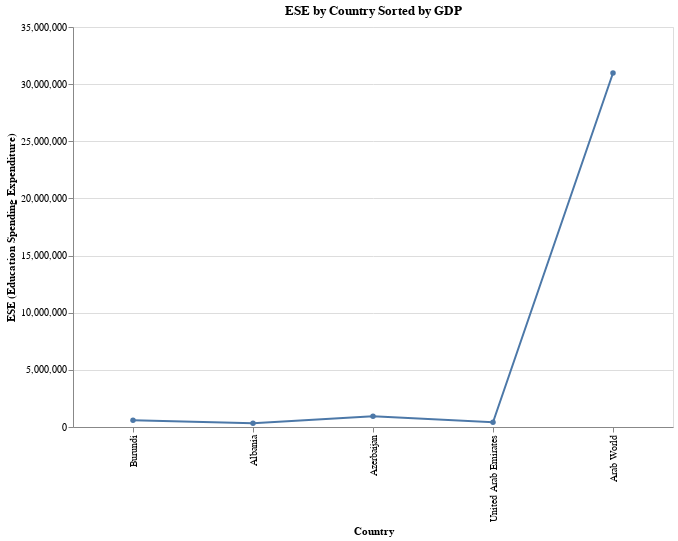

This figure's notebook cell:
### Code cell
# Line Chart Visualizing ESE over Countries Sorted by GDP
sorted_df = df.sort_values(by='GDP')

line_chart = alt.Chart(sorted_df).mark_line(point=True).encode(
    x=alt.X('Country Name:N', sort=sorted_df['Country Name'].tolist(), title='Country'),
    y=alt.Y('ESE', title='ESE (Education Spending Expenditure)'),
    tooltip=['Country Name', 'GDP', 'ESE']
).properties(
    title='ESE by Country Sorted by GDP',
    width=600,
    height=400
).interactive()

line_chart.show()

### Figure 1 — Vega-Lite specification as saved in the notebook (floating-point values rounded to 4 significant figures)
{"config": {"view": {"continuousWidth": 300, "continuousHeight": 300}}, "data": {"name": "data-0358639782e6fc99a228aebcc3859ecc"}, "mark": {"type": "line", "point": true}, "encoding": {"tooltip": [{"field": "Country Name", "type": "nominal"}, {"field": "GDP", "type": "quantitative"}, {"field": "ESE", "type": "quantitative"}], "x": {"field": "Country Name", "sort": ["Burundi", "Albania", "Azerbaijan", "United Arab Emirates", "Arab World"], "title": "Country", "type": "nominal"}, "y": {"field": "ESE", "title": "ESE (Education Spending Expenditure)", "type": "quantitative"}}, "height": 400, "params": [{"name": "param_14", "select": {"type": "interval", "encodings": ["x", "y"]}, "bind": "scales"}], "title": "ESE by Country Sorted by GDP", "width": 600, "$schema": "https://vega.github.io/schema/vega-lite/v5.17.0.json", "datasets": {"data-0358639782e6fc99a228aebcc3859ecc": [{"Country Name": "Burundi", "PPT": 10816860, "GDP": 3094000000.0, "PRPE": 24.25, "OOCP": 69246, "ESE": 583308, "EPE": 2046794, "UNEMP": 6.9, "LEB": 56.69, "TDP": 6}, {"Country Name": "Albania", "PPT": 2893654, "GDP": 13220000000.0, "PRPE": 0.73, "OOCP": 7097, "ESE": 333291, "EPE": 195720, "UNEMP": 16.1, "LEB": 77.83, "TDP": 5}, {"Country Name": "Azerbaijan", "PPT": 9535079, "GDP": 75200000000.0, "PRPE": 0.16, "OOCP": 22821, "ESE": 949294, "EPE": 517708, "UNEMP": 5.2, "LEB": 70.76, "TDP": 4}, {"Country Name": "United Arab Emirates", "PPT": 9086139, "GDP": 402000000000.0, "PRPE": 0.22, "OOCP": 14611, "ESE": 411040, "EPE": 409776, "UNEMP": 3.6, "LEB": 77.37, "TDP": 5}, {"Country Name": "Arab World", "PPT": 384222592, "GDP": 2890000000000.0, "PRPE": 6.42, "OOCP": 6827541, "ESE": 30972246, "EPE": 45126932, "UNEMP": 11.52, "LEB": 70.57, "TDP": 6}]}}
